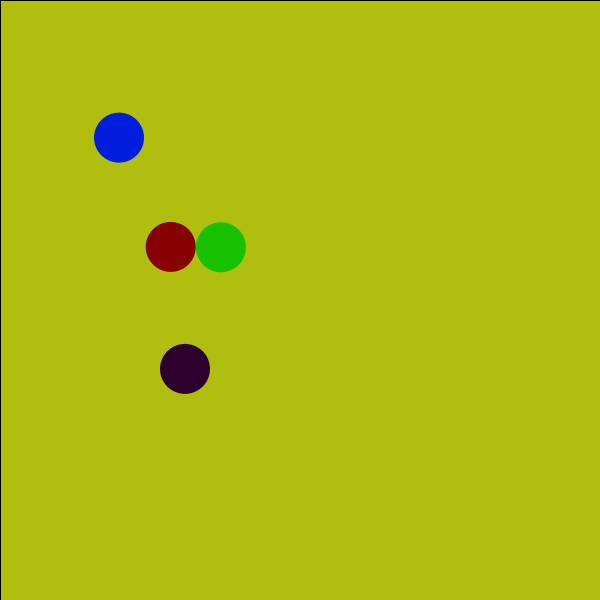
Frame 1 (no input)
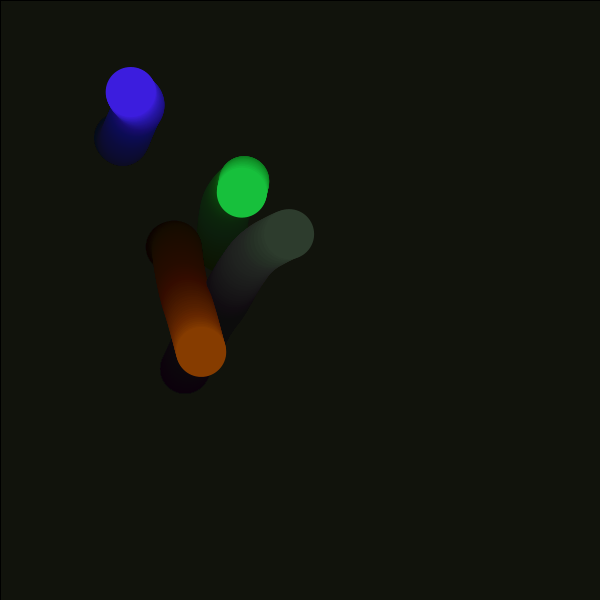
Frame 60 (the mouse pressed at the canvas centre just before this capture)
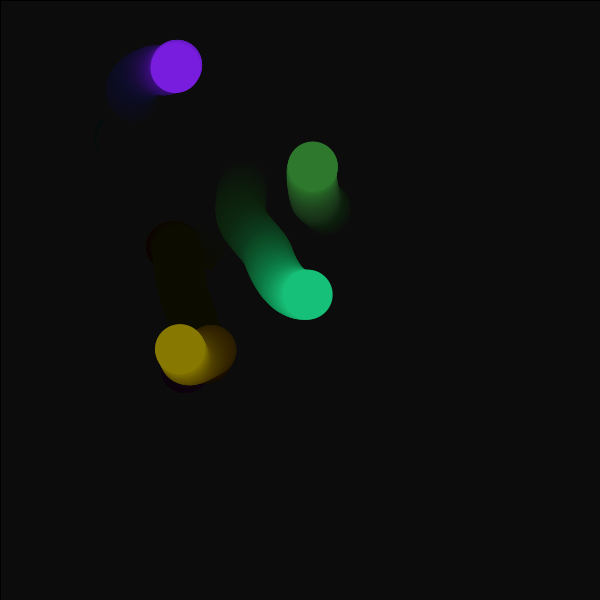
Frame 120 (the mouse held since frame 60 and released just before this capture)

The Processing sketch that drew these frames (run headless with seeded random() and noise(); from frame 60 on, the mouse is pressed at the canvas centre):

// Processing sketch: MagicWorms
// ── MagicWorms.pde
void setup(){
  size(600, 600);
  background(#B7C610);
}
void draw(){
  makeMagical();
  noStroke();
  fill(45, frameCount, 45);
  ellipse(getWormX(1), getWormY(1), 50, 50);
  fill(23, 192, frameCount);
  ellipse(getWormX(2), getWormY(2), 50, 50);
  fill(frameCount, 29, 222);
  ellipse(getWormX(3), getWormY(3), 50, 50);
  fill(134, frameCount, -frameCount);
  ellipse(getWormX(4), getWormY(4), 50, 50);
}


float frequency = .005;
float noiseInterval = PI;

void makeMagical() {
     fill( 0, 0, 0, 10);
     rect(0, 0, width, height);
     noStroke();
}

float getWormX(int i) {
     return map(noise(i*noiseInterval + frameCount * frequency), 0, 1, 0, width);
}

float getWormY(int i) {
     return map(noise(i*noiseInterval+1 + frameCount * frequency), 0, 1, 0, height);
}
